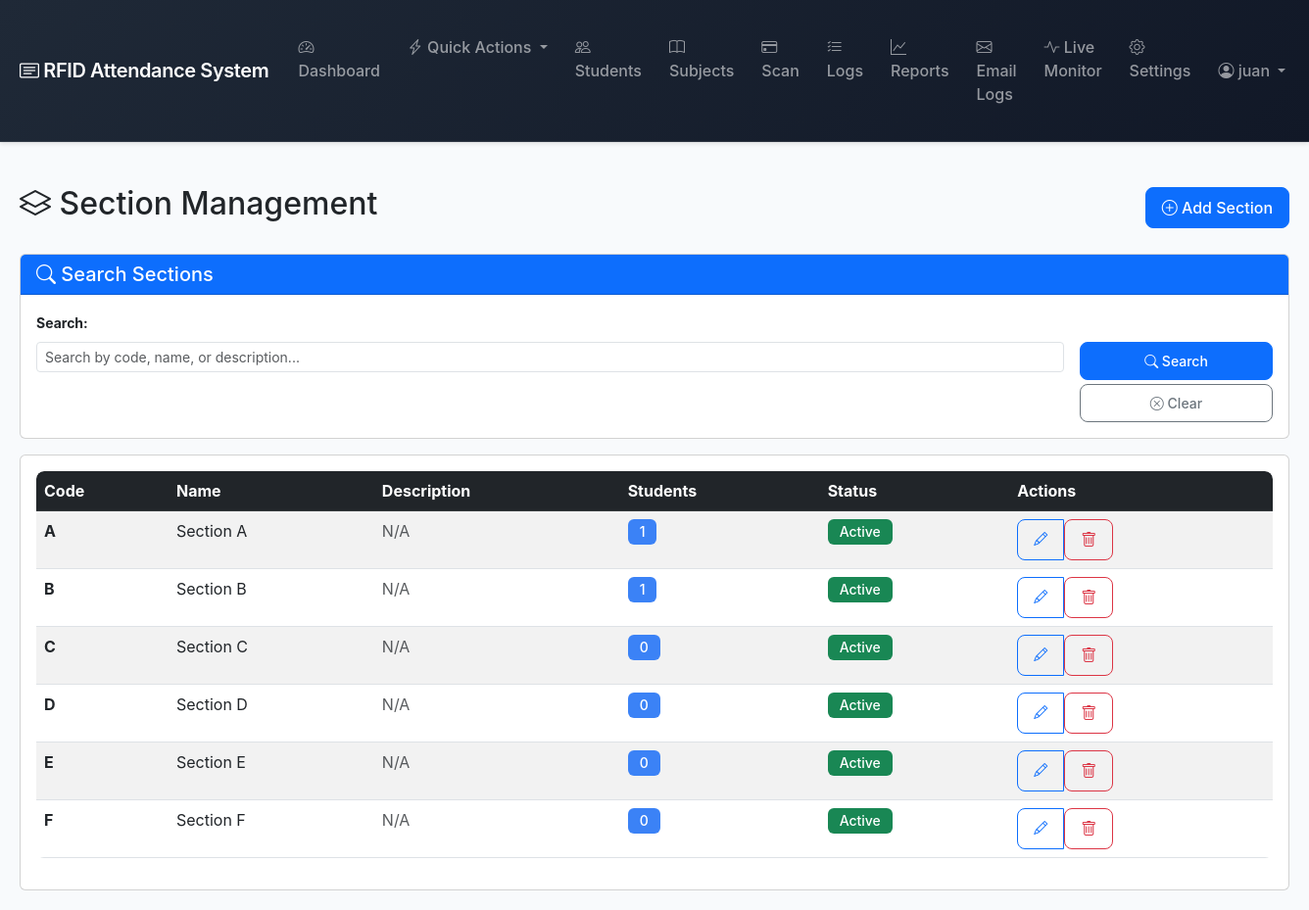
/sections/ (signed in), run on the app's committed database.
### attendance/models.py (models this page shows, shortened)
class Section(models.Model):
    code = models.CharField(max_length=20, unique=True, help_text="Section code (e.g., A, B, C)")
    name = models.CharField(max_length=100, help_text="Section name (e.g., Section A)")
    description = models.TextField(blank=True, default='', help_text="Optional section description")
    is_active = models.BooleanField(default=True, help_text="Whether this section is currently active")
    created_at = models.DateTimeField(auto_now_add=True)
    updated_at = models.DateTimeField(auto_now=True)
    class Meta:
        ordering = ['code']
        verbose_name_plural = "Sections"
        indexes = [
            models.Index(fields=['code', 'is_active']),
        ]

### attendance/views.py (the view)
# urls.py: path('sections/', views.section_list, name='section_list'),
@login_required
def section_list(request):
    sections = Section.objects.all().order_by('code')
    search_query = request.GET.get('search', '').strip()
    if search_query:
        sections = sections.filter(
            Q(code__icontains=search_query) |
            Q(name__icontains=search_query) |
            Q(description__icontains=search_query)
        )
    context = {
        'sections': sections,
        'search_query': search_query,
    }
    return render(request, 'attendance/section_list.html', context)

### attendance/templates/attendance/section_list.html (shortened to what this page needs)
{% extends 'attendance/base.html' %}
{% block content %}
<div class="d-flex justify-content-between align-items-center mb-4">
    <h2><i class="bi bi-layers"></i> Section Management</h2>
    <a href="{% url 'section_add' %}" class="btn btn-primary">
        <i class="bi bi-plus-circle"></i> Add Section
    </a>
</div>
<div class="card mb-3">
    <div class="card-header bg-primary text-white">
        <h5 class="mb-0"><i class="bi bi-search"></i> Search Sections</h5>
    </div>
    <div class="card-body">
        <form method="GET" action="{% url 'section_list' %}">
            <div class="row g-3">
                <div class="col-md-10">
                    <label for="search" class="form-label"><small><strong>Search:</strong></small></label>
                    <input type="text" class="form-control form-control-sm" name="search" id="search"
                           placeholder="Search by code, name, or description..." value="{{ search_query }}" autocomplete="off">
                </div>
                <div class="col-md-2">
                    <label class="form-label"><small>&nbsp;</small></label>
                    <div class="d-grid gap-1">
                        <button type="submit" class="btn btn-primary btn-sm">
                            <i class="bi bi-search"></i> Search
                        </button>
                        <a href="{% url 'section_list' %}" class="btn btn-outline-secondary btn-sm">
                            <i class="bi bi-x-circle"></i> Clear
                        </a>
                    </div>
                </div>
            </div>
        </form>
    </div>
</div>
<div class="card">
    <div class="card-body">
        <div class="table-responsive">
            <table class="table table-striped table-hover">
                <thead class="table-dark">
                    <tr>
                        <th>Code</th>
                        <th>Name</th>
                        <th>Description</th>
                        <th>Students</th>
                        <th>Status</th>
                        <th>Actions</th>
                    </tr>
                </thead>
                <tbody>
                    {% for section in sections %}
                    <tr>
                        <td><strong>{{ section.code }}</strong></td>
                        <td>{{ section.name }}</td>
                        <td>{{ section.description|default:"<span class='text-muted'>N/A</span>" }}</td>
                        <td>
                            <span class="badge bg-info">{{ section.students.count }}</span>
                        </td>
                        <td>
                            {% if section.is_active %}
                                <span class="badge bg-success">Active</span>
                            {% else %}
                                <span class="badge bg-secondary">Inactive</span>
                            {% endif %}
                        </td>
                        <td>
                            <div class="btn-group btn-group-sm" role="group">
                                <a href="{% url 'section_edit' section.id %}" class="btn btn-outline-primary" title="Edit">
                                    <i class="bi bi-pencil"></i>
                                </a>
                                <form method="POST" action="{% url 'section_delete' section.id %}" class="d-inline delete-form"
                                      data-message="Are you sure you want to delete '{{ section.name }}'? This action cannot be undone if there are students assigned to this section.">
                                    <button type="submit" class="btn btn-outline-danger" title="Delete">
                                        <i class="bi bi-trash"></i>
                                    </button>
                                </form>
                            </div>
                        </td>
                    </tr>
                    {% endfor %}
                </tbody>
            </table>
        </div>
    </div>
</div>
{% endblock %}

### attendance/templates/attendance/base.html (shortened to what this page needs)
<!DOCTYPE html>
<html lang="en">
<head>
    <link href="https://cdn.jsdelivr.net/npm/bootstrap@5.3.0/dist/css/bootstrap.min.css" rel="stylesheet">
    <link rel="stylesheet" href="https://cdn.jsdelivr.net/npm/bootstrap-icons@1.11.0/font/bootstrap-icons.css">
</head>
<body>
    {% if user.is_authenticated %}
    <nav class="navbar navbar-expand-lg navbar-dark {% if user.student_profile %}bg-success{% elif is_adviser %}bg-info{% else %}bg-dark{% endif %} mb-4">
        <div class="container-fluid">
            <a class="navbar-brand" href="{% if user.student_profile %}{% url 'student_features' %}{% elif is_adviser %}{% url 'adviser_features' %}{% else %}{% url 'dashboard' %}{% endif %}">
                <i class="bi bi-card-text"></i> RFID Attendance System
            </a>
            <div class="collapse navbar-collapse" id="navbarNav">
                {% if user.student_profile %}
                <ul class="navbar-nav me-auto">
                    <li class="nav-item">
                        <a class="nav-link" href="{% url 'student_features' %}">
                            <i class="bi bi-speedometer2"></i> Features
                        </a>
                    </li>
                    <li class="nav-item">
                        <a class="nav-link" href="{% url 'student_dashboard' %}">
                            <i class="bi bi-clipboard-data"></i> My Dashboard
                        </a>
                    </li>
                    <li class="nav-item">
                        <a class="nav-link" href="{% url 'student_enroll_subjects' %}">
                            <i class="bi bi-book-plus"></i> Enroll Subjects
                        </a>
                    </li>
                </ul>
                <ul class="navbar-nav">
                    <li class="nav-item dropdown">
                        <a class="nav-link dropdown-toggle" href="#" id="navbarDropdown" role="button" data-bs-toggle="dropdown">
                            <i class="bi bi-person-circle"></i> {{ user.student_profile.name }}
                        </a>
                        <ul class="dropdown-menu dropdown-menu-end">
                            <li><a class="dropdown-item" href="{% url 'student_features' %}">
                                <i class="bi bi-speedometer2"></i> Features Dashboard
                            </a></li>
                            <li><a class="dropdown-item" href="{% url 'student_dashboard' %}">
                                <i class="bi bi-house"></i> Dashboard
                            </a></li>
                            <li><a class="dropdown-item" href="{% url 'student_enroll_subjects' %}">
                                <i class="bi bi-book-plus"></i> Enroll Subjects
                            </a></li>
                            <li><hr class="dropdown-divider"></li>
                            <li><a class="dropdown-item" href="{% url 'student_logout' %}">
                                <i class="bi bi-box-arrow-right"></i> Logout
                            </a></li>
                        </ul>
                    </li>
                </ul>
                {% else %}
                <ul class="navbar-nav me-auto">
                    <li class="nav-item">
                        <a class="nav-link" href="{% url 'dashboard' %}">
                            <i class="bi bi-speedometer2"></i> Dashboard
                        </a>
                    </li>
                    <li class="nav-item dropdown">
                        <a class="nav-link dropdown-toggle" href="#" id="quickActionsDropdown" role="button" data-bs-toggle="dropdown" aria-expanded="false">
                            <i class="bi bi-lightning-charge"></i> Quick Actions
                        </a>
                    </li>
                    <li class="nav-item">
                        <a class="nav-link" href="{% url 'student_list' %}">
                            <i class="bi bi-people"></i> Students
                        </a>
                    </li>
                    <li class="nav-item">
                        <a class="nav-link" href="{% url 'subject_list' %}">
                            <i class="bi bi-book"></i> Subjects
                        </a>
                    </li>
                    <li class="nav-item">
                        <a class="nav-link" href="{% url 'scan' %}">
                            <i class="bi bi-credit-card"></i> Scan
                        </a>
                    </li>
                    <li class="nav-item">
                        <a class="nav-link" href="{% url 'attendance_logs' %}">
                            <i class="bi bi-list-check"></i> Logs
                        </a>
                    </li>
                    <li class="nav-item">
                        <a class="nav-link" href="{% url 'student_summary' %}">
                            <i class="bi bi-graph-up"></i> Reports
                        </a>
                    </li>
                    <li class="nav-item">
                        <a class="nav-link" href="{% url 'email_logs' %}">
                            <i class="bi bi-envelope"></i> Email Logs
                        </a>
                    </li>
                    <li class="nav-item">
                        <a class="nav-link" href="{% url 'live_monitor' %}">
                            <i class="bi bi-activity"></i> Live Monitor
                        </a>
                    </li>
                    <li class="nav-item">
                        <a class="nav-link" href="{% url 'settings' %}">
                            <i class="bi bi-gear"></i> Settings
                        </a>
                    </li>
                </ul>
                <ul class="navbar-nav">
                    <li class="nav-item dropdown">
                        <a class="nav-link dropdown-toggle" href="#" id="navbarDropdown" role="button" data-bs-toggle="dropdown">
                            <i class="bi bi-person-circle"></i> {{ user.get_full_name|default:user.username }}
                        </a>
                    </li>
                </ul>
                {% endif %}
            </div>
        </div>
    </nav>
    {% endif %}
    <div class="container-fluid">
        {% block content %}{% endblock %}
    </div>
</body>
</html>

### attendance/templates/attendance/base.html (style rules this page uses)
:root { --primary-blue: #2563eb; --primary-blue-dark: #1e40af; --primary-blue-light: #3b82f6; --nav-bg-adviser: #1e3a8a; --nav-bg-student: #059669; --nav-bg-admin: #1f2937; }
body { background-color: #f8fafc; font-family: -apple-system, BlinkMacSystemFont, 'Segoe UI', Roboto, 'Helvetica Neue', Arial, sans-serif; }
.navbar { box-shadow: 0 2px 4px rgba(0,0,0,0.1); border-bottom: 1px solid rgba(255,255,255,0.1); }
.navbar-dark.bg-dark { background: linear-gradient(135deg, var(--nav-bg-admin) 0%, #111827 100%) !important; }
.navbar-brand { font-weight: 600; font-size: 1.25rem; letter-spacing: -0.02em; }
.nav-link { font-weight: 500; transition: all 0.2s ease; border-radius: 6px; margin: 0 2px; padding: 8px 12px !important; }
.table-responsive { max-height: 600px; overflow-y: auto; border-radius: 8px; }
.table { border-radius: 8px; overflow: hidden; }
.table thead { background-color: #f8fafc; }
.table-hover tbody tr { transition: background-color 0.15s ease; }
.badge { padding: 6px 12px; font-weight: 500; border-radius: 6px; font-size: 0.875rem; }
.btn { border-radius: 8px; font-weight: 500; padding: 8px 16px; transition: all 0.2s ease; }
.container-fluid { padding: 20px; }
.bg-info { background-color: #3b82f6 !important; }
html { scroll-behavior: smooth; }

### data on the page
Section: code "A", name "Section A", description "N/A", students.count "1", is_active "Active"
Section: code "B", name "Section B", description "N/A", students.count "1", is_active "Active"
Section: code "C", name "Section C", description "N/A", students.count "0", is_active "Active"
Section: code "D", name "Section D", description "N/A", students.count "0", is_active "Active"
Section: code "E", name "Section E", description "N/A", students.count "0", is_active "Active"
Section: code "F", name "Section F", description "N/A", students.count "0", is_active "Active"

### other printed values
{{ user.get_full_name|default:user.username }} "juan"
